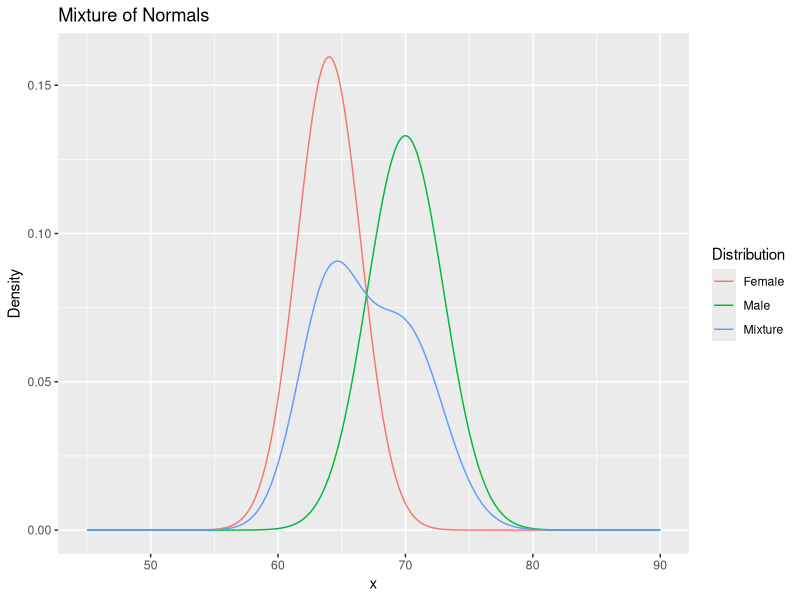
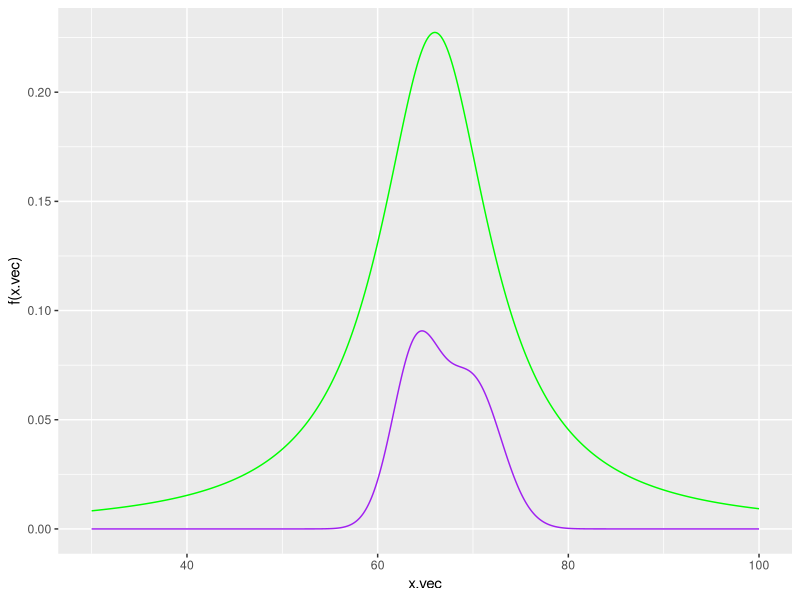
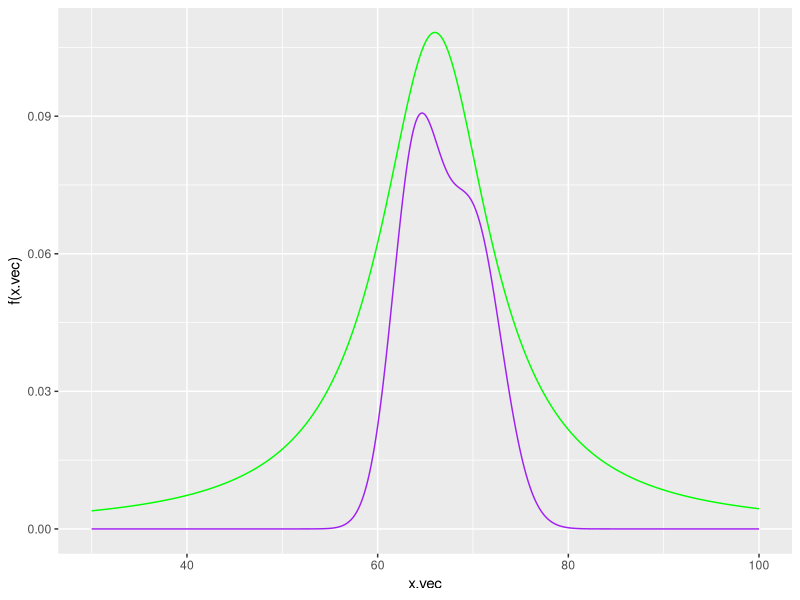
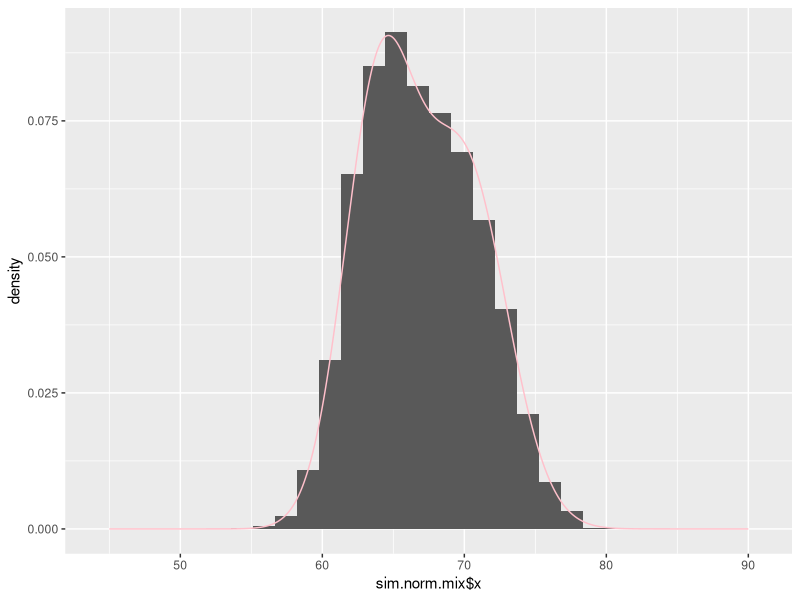
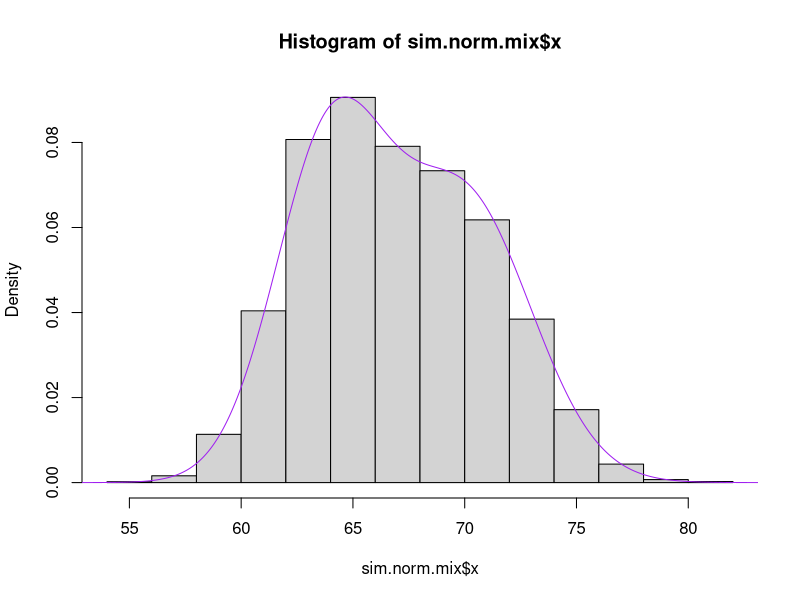
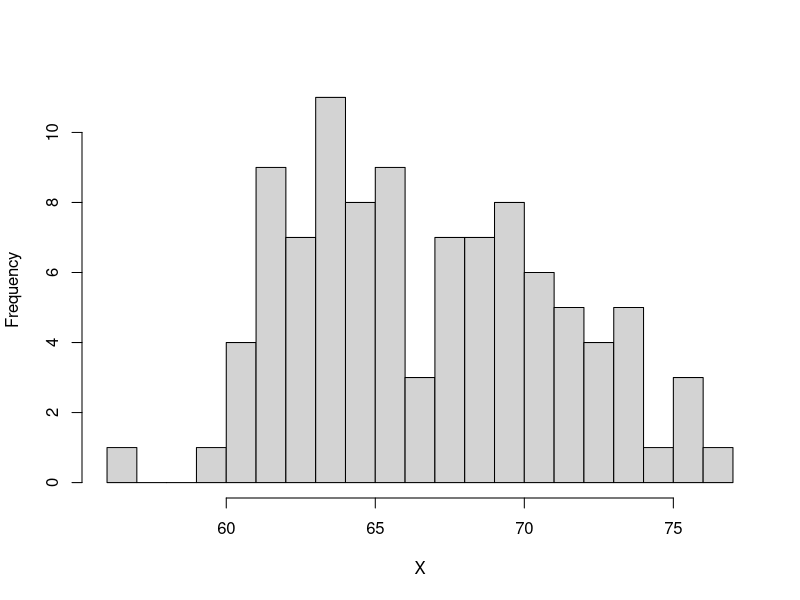
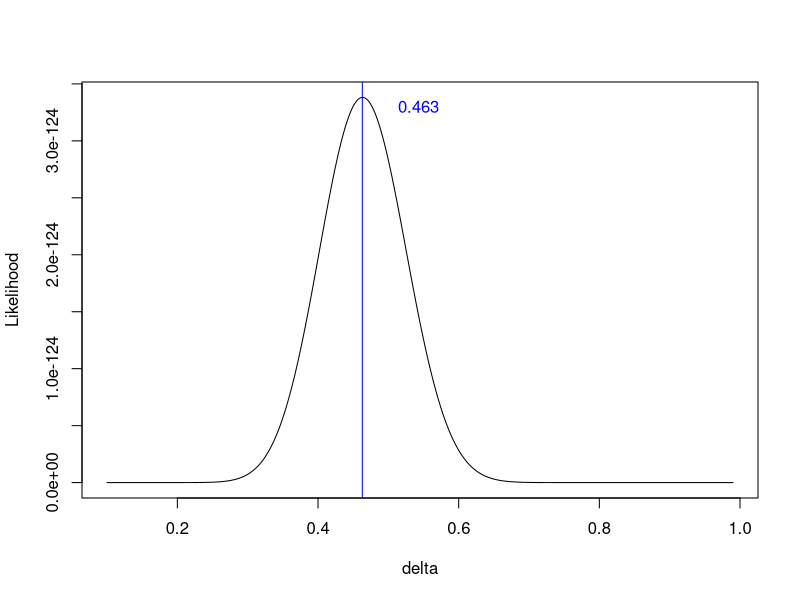
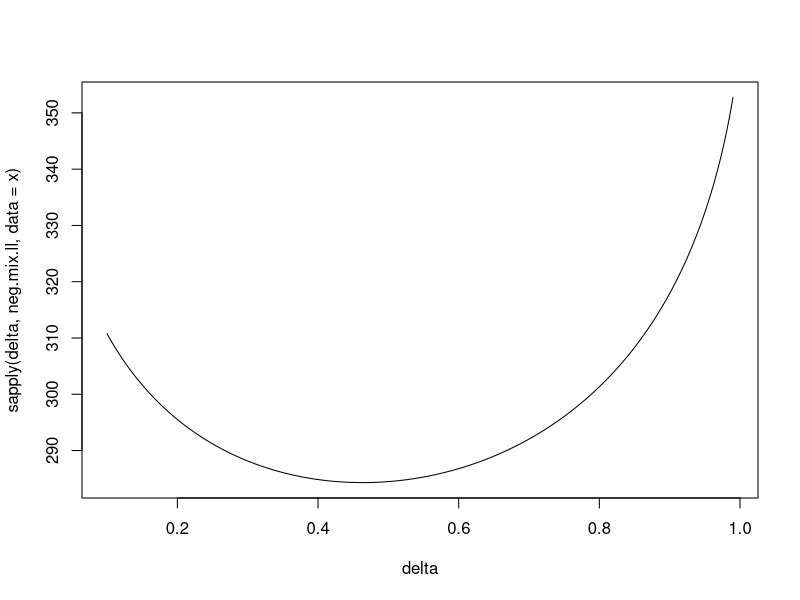

These figures' R source, in order:
## ---- chunk 1
library(formatR)
library(knitr)
opts_chunk$set(tidy.opts=list(width.cutoff=60),tidy=TRUE)
## ---- chunk 2
x <- seq(45,90,by=.05)
n.x <- length(x)
f_1 <- dnorm(x,mean=70,sd=3)
f_2 <- dnorm(x,mean=64,sd=2.5)
f <- function(x) {
  return(.5*dnorm(x,mean=70,sd=3) + .5*dnorm(x,mean=64,sd=2.5))
  }

plot_df <-  data.frame(x=c(x,x,x), Density=c(f_1,f_2,f(x)), Distribution=c(rep("Male",n.x), rep("Female",n.x),rep("Mixture",n.x))
                       )

library(ggplot2)
ggplot(data = plot_df) +
   geom_line(mapping = aes(x = x, y = Density,color=Distribution))+
   labs(title = "Mixture of Normals")  
## ---- chunk 3
g <- function(x) {
  s=7
  l=66
  return(1/(pi*s*(1+((x-l)/s)^2)))
}
## ---- chunk 4
# Choose alpha
alpha <- .20

# Define envelope e(x)
e <- function(x) {
  return(g(x)/alpha)
  }

# Plot
x.vec <- seq(30,100,by=.1)
ggplot() +
   geom_line(mapping = aes(x = x.vec, y = f(x.vec)),col="purple")+
   geom_line(mapping = aes(x = x.vec, y = e(x.vec)),col="green")

# Is g(x)>f(x)? 
all(e(x.vec)>f(x.vec))
## ---- chunk 5
alpha <- .42

# Plot
x.vec <- seq(30,100,by=.1)
ggplot() +
   geom_line(mapping = aes(x = x.vec, y = f(x.vec)),col="purple")+
   geom_line(mapping = aes(x = x.vec, y = e(x.vec)),col="green")

# Is g(x)>f(x)? 
all(e(x.vec)>f(x.vec))
## ---- chunk 6
r.norm.mix <- function(n.samps) {
  n <- 0 # counter for number samples accepted
  m <- 0 # counter for number of trials 
  samps   <- numeric(n.samps) # initialize the vector of output
  while (n < n.samps) {
    m <- m + 1
    y <- rcauchy(1, location = 66, scale = 7) #sample from g
    u <- runif(1)
    if (u < f(y)/e(y)) {
      n <- n + 1
      samps[n] <- y
    }
  }
return(list(x=samps,alpha.hat=n.samps/m))
}

sim.norm.mix <- r.norm.mix(n.samps=10000)
head(sim.norm.mix$x, 20)
sim.norm.mix$alpha.hat
alpha
## ---- chunk 7
ggplot() + geom_histogram(aes(x=sim.norm.mix$x, y=..density..)) + geom_line(aes(x=x, y=f(x)), col="pink")

hist(sim.norm.mix$x, probability = T)
lines(x, f(x), col="purple")
## ---- chunk 8
#Simulate data
# set.seed(1983)
# x <- r.norm.mix(n.samps=100)$x
# head(x)
# hist(x,breaks=20,xlab="X",main="")

#Or read data
x <- read.csv("mixture_data.csv")$x
head(x)
hist(x,breaks=20,xlab="X",main="")
## ---- chunk 9
mix.like <- function(delta, x) {
  ll.func <- prod(delta*dnorm(x, mean=70, sd=3) + 
                    (1-delta)*dnorm(x, mean=64, sd=2.5))
  return(ll.func)
}

mix.like(0.2, x=x)
mix.like(0.4, x=x)
mix.like(0.6, x=x)
## ---- chunk 10

#apply likelihood function across seq vector 0.1-0.99
delta <- seq(.1,.99,by=.001)
MLE.values <- sapply(delta,mix.like,x=x)

#which delta value has the max likelihood?
delta.MLE <- delta[which.max(MLE.values)]

#plotting MLE values with max MLE value
plot(delta, MLE.values, ylab="Likelihood", type="l")
abline(v=delta.MLE, col="blue")
text(x=delta.MLE+.08, y=mix.like(delta=.45,x=x), paste(delta.MLE), col="blue")
## ---- chunk 11
neg.mix.ll <- function(delta, data=x) {
  return(-1*sum(log(delta*dnorm(x, mean=70, sd=3) + 
                    (1-delta)*dnorm(x, mean=64, sd=2.5))))
}

plot(delta, sapply(delta, neg.mix.ll, data=x), type="l")


nlm(neg.mix.ll, p=0.5)
## ---- chunk 12
#draw initial theta (delta_0 in this case)
delta_0 <- rbeta(1, shape1=10, shape2=10)
n.samps <- 20000 #number of iterations
delta_vec <- rep(NA, n.samps+1)
delta_vec <- delta_0

#MCMC loop 
for(t in 1:n.samps) {
  delta_star <- rbeta(1, shape1=10, shape2=10) #draw delta* from proposal
  delta_t <- delta_vec[t] #delta_(t)
  #compute MH ratio
  MH_ratio <- mix.like(delta=delta_star,x=x)/mix.like(delta=delta_t, x=x)
  #select new case
  prob_vec <- c(min(MH_ratio,1), 1-min(MH_ratio,1))
  delta_vec[t+1] <- sample(c(delta_star, delta_t), 1, prob = prob_vec)
}


hist(delta_vec, breaks=30)
## ---- chunk 13

#lineplot of simulated Markov chain (vertical axis is the simulated chain)
plot(delta_vec, type="l", xlab="t", ylab=expression(delta[t]))
## ---- chunk 14
#Plotting the empirical autocorrelation function of simulated chain
acf(delta_vec, main="ACF: Prior Beta(10,10)")
## ---- chunk 15
#discard the first 20% of the cases
#subset delta_vec from 4001 to 20000
delta_vec_new <- delta_vec[(floor(0.2*length(delta_vec))+1):length(delta_vec)]

mean(delta_vec_new)
## ---- chunk 16
#histogram of the simulated posterior after discarding a 20% burn-in
hist(delta_vec_new, breaks=30, xlab=expression(delta[t]))
abline(v=mean(delta_vec_new), col="blue", lwd=2)
## ---- chunk 17
beta.plot <- seq(0, 1, length=500)
plot(beta.plot, dbeta(beta.plot, shape1=15, shape2=2), type="l")

delta_0 <- rbeta(1, shape1=15, shape2=2)
n.samps <- 20000
delta_vec <- rep(NA, n.samps+1)
delta_vec = delta_0

for (t in 1:n.samps) {
  delta_star <- rbeta(1, shape1=15, shape2=2)
  delta_t <- delta_vec[t]
  MH_ratio <- mix.like(delta=delta_star, x=x)/mix.like(delta=delta_t, x=x)
  prob_vec <- c(min(1, MH_ratio), 1-min(1, MH_ratio))
  delta_vec[t+1] <- sample(c(delta_star, delta_t), 1, prob = prob_vec)
}
## ---- chunk 18
plot(delta_vec, type="l", xlab="t", ylab=expression(delta[t]))
## ---- chunk 19
acf(delta_vec)
## ---- chunk 20
delta_vec_80 <- delta_vec[(floor(0.2*length(delta_vec))+1):length(delta_vec)]
mean(delta_vec_80)
## ---- chunk 21
hist(delta_vec_80)
